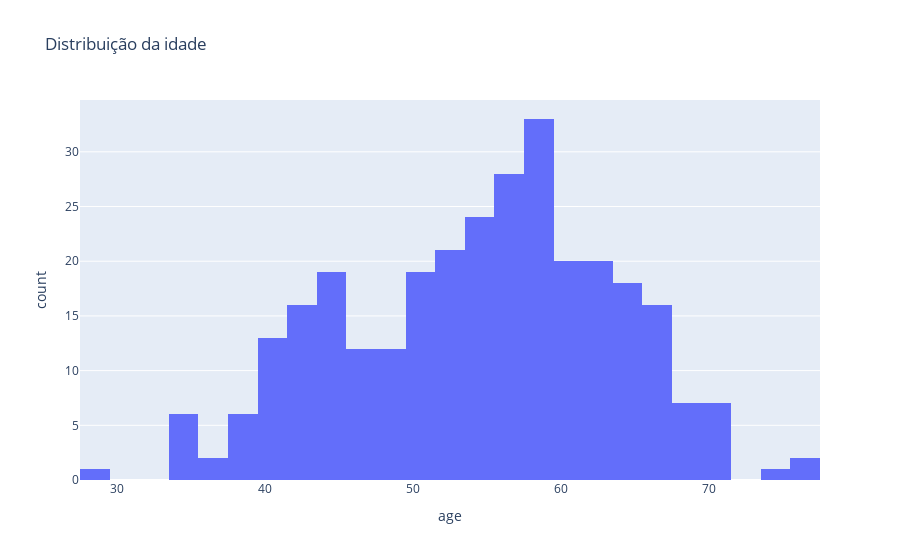

Notebook code cell kept with this figure:
### Code cell
import plotly.express as px

px.histogram(dados, x='age', title='Distribuição da idade')

### Figure 1 — Plotly figure (JSON) as saved in the notebook; plotly's stock layout.template omitted (floating-point values rounded to 4 significant figures; data arrays with more than 128 entries replaced by an {"elided": "..."} marker saying what was removed)
{"data": [{"alignmentgroup": "True", "bingroup": "x", "hovertemplate": "age=%{x}<br>count=%{y}<extra></extra>", "legendgroup": "", "marker": {"color": "#636efa", "pattern": {"shape": ""}}, "name": "", "offsetgroup": "", "orientation": "v", "showlegend": false, "type": "histogram", "x": {"elided": "303 int values"}, "xaxis": "x", "yaxis": "y"}], "layout": {"barmode": "relative", "legend": {"tracegroupgap": 0}, "title": {"text": "Distribuição da idade"}, "xaxis": {"anchor": "y", "domain": [0, 1], "title": {"text": "age"}}, "yaxis": {"anchor": "x", "domain": [0, 1], "title": {"text": "count"}}}}
